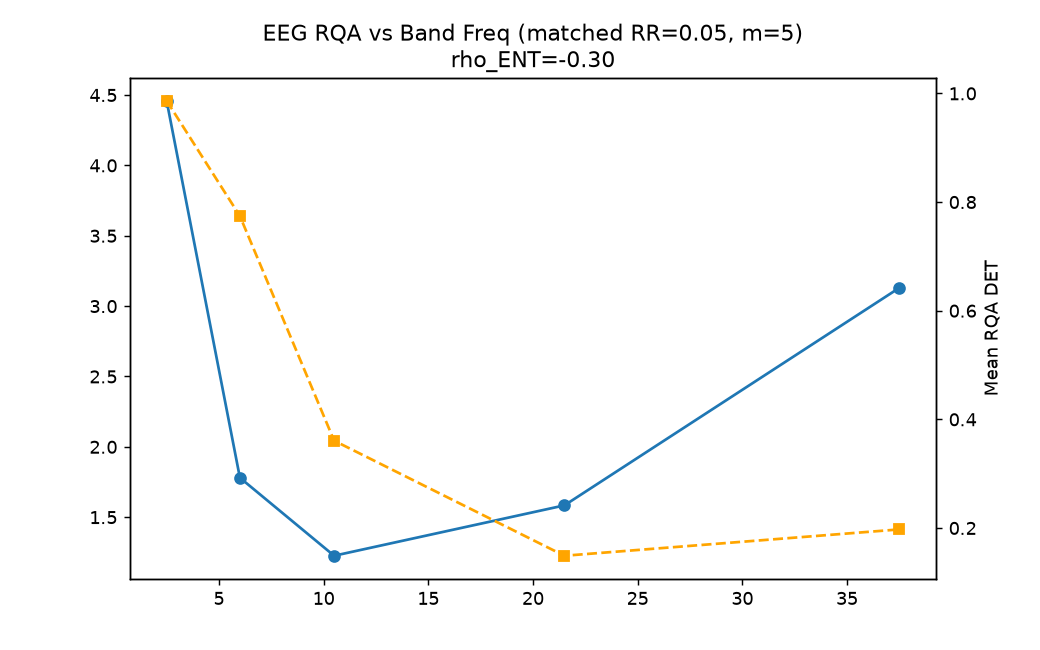

This figure's Python source:
import os, numpy as np, json, time
os.makedirs('../../shared_agora/artifacts', exist_ok=True)
import matplotlib; matplotlib.use('Agg')
import matplotlib.pyplot as plt
from scipy.signal import butter, filtfilt
from scipy.stats import spearmanr, pearsonr
from scipy.spatial.distance import cdist
from colony_lib.datasets import load_dataset
from colony_lib.recurrence import takens_embedding, recurrence_matrix, compute_rqa_metrics

t0 = time.time()
ds = load_dataset('neural_eeg')
fs = float(ds.fs)
data = np.asarray(ds.data)            # (14980, 15)
ch_idx = list(range(14))              # 14 EEG channels
print('fs', fs, 'data', data.shape)

bands = {'delta':(1,4),'theta':(4,8),'alpha':(8,13),'beta':(13,30),'gamma':(30,45)}
band_freq = {'delta':2.5,'theta':6.0,'alpha':10.5,'beta':21.5,'gamma':37.5}
band_order = ['delta','theta','alpha','beta','gamma']

def bandpass(x, lo, hi, fs, order=4):
    nyq = 0.5*fs
    lo = max(0.1, lo)/nyq
    hi = min(hi, fs/2-1)/nyq
    b,a = butter(order, [lo, hi], btype='band')
    return filtfilt(b,a,x)

def acf_first_min(x, maxlag=200):
    x = x - x.mean(); n=len(x)
    acf = np.correlate(x, x, mode='full')[n-1:]/ (x.var()*n + 1e-12)
    lag = int(min(maxlag, n//4))
    seg = acf[:lag]
    for i in range(1, len(seg)-1):
        if seg[i] < seg[i-1] and seg[i] <= seg[i+1]:
            return max(1, i)
    return max(1, int(np.argmin(np.abs(seg - 1/np.e))))

def rqa_matched(sig, target_rr=0.05, m=5, tau=None):
    if tau is None:
        tau = acf_first_min(sig); tau = max(1, min(tau, 20))
    emb = takens_embedding(sig, m=m, tau=tau)
    D = cdist(emb, emb)
    iu = np.triu_indices(len(emb), k=1)
    dvals = D[iu]
    # CORRECT: to get ~target_rr fraction below epsilon, use target_rr-th percentile
    eps = float(np.percentile(dvals, target_rr*100))
    R = recurrence_matrix(emb, epsilon=eps)
    mdict = compute_rqa_metrics(R)
    return mdict, eps, tau, len(emb)

seg_len = 2048
m_fixed = 5
target_rr = 0.05

# results[band] = list of ENT across channels
res_ent = {b: [] for b in band_order}
res_det = {b: [] for b in band_order}
res_lam = {b: [] for b in band_order}
res_rr  = {b: [] for b in band_order}
meta_rows = []
for ch in ch_idx:
    sig0 = data[:seg_len, ch]
    for b in band_order:
        lo,hi = bands[b]
        filt = bandpass(sig0, lo, hi, fs)
        try:
            md, eps, tau, L = rqa_matched(filt, target_rr=target_rr, m=m_fixed)
            ent = md.get('shannon_entropy', np.nan)
            det = md.get('determinism', np.nan)
            lam = md.get('laminarity', np.nan)
            rr  = md.get('RR', np.nan)
            res_ent[b].append(ent); res_det[b].append(det); res_lam[b].append(lam); res_rr[b].append(rr)
            meta_rows.append((ch,b,tau,eps,L,ent,det,lam,rr))
        except Exception as e:
            print('ERR ch%d %s: %s'%(ch,b,repr(e)[:80]))
            res_ent[b].append(np.nan); res_det[b].append(np.nan); res_lam[b].append(np.nan); res_rr[b].append(np.nan)

mean_ent = {b: float(np.nanmean(res_ent[b])) for b in band_order}
mean_det = {b: float(np.nanmean(res_det[b])) for b in band_order}
mean_lam = {b: float(np.nanmean(res_lam[b])) for b in band_order}

freqs = np.array([band_freq[b] for b in band_order])
ents  = np.array([mean_ent[b] for b in band_order])
dets  = np.array([mean_det[b] for b in band_order])
lams  = np.array([mean_lam[b] for b in band_order])

rho_ent, p_ent = spearmanr(freqs, ents)
rho_ent_p, p_ent_p = pearsonr(freqs, ents)
rho_det, p_det = spearmanr(freqs, dets)
rho_lam, p_lam = spearmanr(freqs, lams)

print('=== mean RQA per band (matched RR=%.2f, m=%d) ==='%(target_rr, m_fixed))
for b in band_order:
    print('%-6s f=%.1f ENT=%.3f DET=%.3f LAM=%.3f'%(b, band_freq[b], mean_ent[b], mean_det[b], mean_lam[b]))
print('rho(ENT,freq) Spearman=%.3f (p=%.2e) Pearson=%.3f'%(rho_ent,p_ent,rho_ent_p))
print('rho(DET,freq) Spearman=%.3f (p=%.2e)'%(rho_det,p_det))
print('rho(LAM,freq) Spearman=%.3f (p=%.2e)'%(rho_lam,p_lam))
decr = all(ents[i] >= ents[i+1] for i in range(len(ents)-1))
print('ENT monotonically decreasing across bands?', decr)

# Plot
plt.figure(figsize=(8,5))
plt.plot(freqs, ents, 'o-', label='ENT (shannon)')
ax2 = plt.gca().twinx()
ax2.plot(freqs, dets, 's--', color='orange', label='DET')
plt.xlabel('Band center frequency (Hz)'); plt.ylabel('Mean RQA ENT')
ax2.set_ylabel('Mean RQA DET')
plt.title('EEG RQA vs Band Freq (matched RR=%.2f, m=%d)\nrho_ENT=%.2f'%(target_rr,m_fixed,rho_ent))
plt.savefig('../../shared_agora/artifacts/eeg_rqa_definitive.png', dpi=130); plt.close()

out = {
  'config': {'seg_len':seg_len,'m':m_fixed,'target_rr':target_rr,'fs':fs},
  'mean_ent':mean_ent,'mean_det':mean_det,'mean_lam':mean_lam,
  'rho_ent_spearman':float(rho_ent),'p_ent':float(p_ent),'rho_ent_pearson':float(rho_ent_p),
  'rho_det_spearman':float(rho_det),'rho_lam_spearman':float(rho_lam),
  'mono_decreasing_ent':bool(decr),'elapsed_s':time.time()-t0
}
with open('../../shared_agora/artifacts/eeg_rqa_definitive.json','w') as f:
    json.dump(out, f, indent=2)
print('elapsed %.1fs'%(time.time()-t0))
